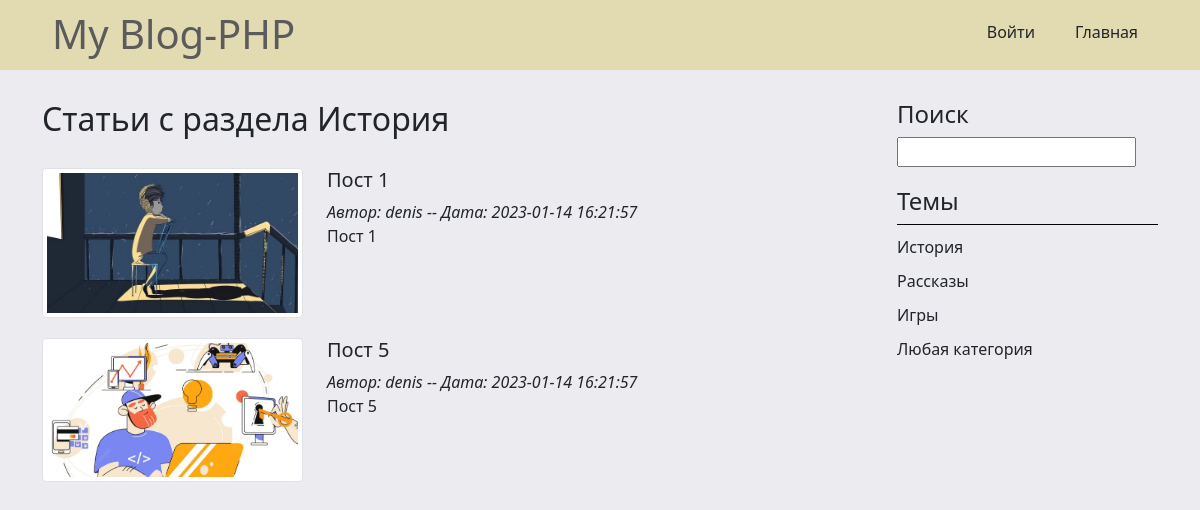
Page /topic.php?id=1 on the committed database.
### tables this page shows
CREATE TABLE `topics` (
  `id` int NOT NULL,
  `name` varchar(255) NOT NULL,
  `description` text NOT NULL
);

CREATE TABLE `posts` (
  `id_post` int NOT NULL,
  `id_user` int DEFAULT NULL,
  `title` varchar(255) NOT NULL,
  `image` varchar(255) NOT NULL,
  `content` text NOT NULL,
  `created` datetime NOT NULL DEFAULT CURRENT_TIMESTAMP,
  `id_topic` int DEFAULT NULL
);

CREATE TABLE `users` (
  `id` int NOT NULL,
  `admin` tinyint NOT NULL,
  `username` varchar(255) NOT NULL,
  `password` varchar(255) NOT NULL,
  `created` timestamp NOT NULL DEFAULT CURRENT_TIMESTAMP
);

### function.php (called while the page is built, shortened)
<?php
require 'connect.php';
function dbCheckError($query)
{
    $errorInfo = $query->errorInfo();
    return true;
}
function selectAll($table, $params = [])
{
    global $pdo;
    $sql = "SELECT * FROM $table";
    $query = $pdo->prepare($sql);
    $query->execute();
    return $query->fetchAll();
}
function selectOne($table, $params = [])
{
    global $pdo;
    $sql = "SELECT * FROM $table";
    if (!empty($params)) {
        $i = 0;
        foreach ($params as $key => $value) {
            if ($i === 0) {
                $sql = $sql . " WHERE $key = $value";
            } else {
                $sql = $sql . " AND $key = $value";
            }
            $i++;
        }
    }
    $query = $pdo->prepare($sql);
    $query->execute();
    return $query->fetch();
}
function topicsWithUsersWithPosts($table1, $table2, $id)
{
    global $pdo;
    $sql = "SELECT * FROM $table1 AS t1 JOIN $table2 AS t3 ON t1.id_user = t3.id WHERE t1.id_topic=$id";
    $query = $pdo->prepare($sql);
    $query->execute();
    return $query->fetchAll();
}

### topic.php (the view, shortened to what this page needs)
<?php
include "function.php";
$topics = selectAll('topics');
$topic = selectOne('topics', ['id' => $_GET['id']]);
$posts = topicsWithUsersWithPosts('posts', 'users', $_GET['id']);
?>
<!doctype html>
<html lang="ru">
<head>
    <?php include "app/include/head.php"; ?>
</head>
<body>
    <?php include "app/include/header.php"; ?>
    <div class="container">
        <div class="content row">
            <div class="main-content col-12 col-md-9">
                <h2>Статьи с раздела <?= $topic['name']; ?></h2>
                <?php foreach ($posts as $post) : ?>
                    <div class="post row">
                        <div class="img col-12 col-md-4">
                            <img src="<?=BASE_URL . 'static/image/posts/' . $post['image']; ?>" alt="" class="img-thumbnail">
                        </div>
                        <div class="post-text col-12 col-md-8">
                            <h5><a href="<?= BASE_URL . 'single.php?post=' . $post['id_post']; ?>"><?= $post['title']; ?></a></h5>
                            <i class="far fa-user">Автор: <?= $post['username']; ?> -- </i>
                            <i class="far fa-calendar">Дата: <?= $post['created']; ?></i>
                            <p class="preview-text"><?= $post['content']; ?></p>
                        </div>
                    </div>
                <?php endforeach; ?>
            </div>
            <div class="sidebar col-12 col-md-3">
                <div class="section-search">
                    <h4>Поиск</h4>
                    <form action="search.php" method="get">
                        <input class="text-input" type="text" name="search">
                    </form>
                </div>
                <div class="section-topic">
                    <h4>Темы</h4>
                    <ul>
                        <?php foreach ($topics as $topic) : ?>
                            <li><a href="<?= BASE_URL . 'topic.php?id=' . $topic['id']; ?>"><?= $topic['name']; ?></a></li>
                        <?php endforeach; ?>
                    </ul>
                </div>
            </div>
        </div>
    </div>
</body>
</html>

### static/css/style.css (style rules this page uses)
html, h1 { color: #5b5b5c; }
body { background: #ebebf0; }
a { color: inherit; text-decoration: none; }
h2 { margin: 30px 0; }
.post { margin-bottom: 20px; }
.section-search { margin-top: 30px; }
.section-topic { margin-top: 20px; }
.sidebar .section-topic ul { margin: 0; padding: 0; list-style: none; border-top: 1px solid #000005; }
.sidebar .section-topic ul li { margin-top: 10px ; }

### rows in the picture
topics: name "История"
posts: image (picture), title "Пост 1", id_user.username "denis", id_user.created "2023-01-14 16:21:57", content "Пост 1"
posts: image (picture), title "Пост 5", id_user.username "denis", id_user.created "2023-01-14 16:21:57", content "Пост 5"
topics: name "Рассказы"
topics: name "Игры"
topics: name "Любая категория"
